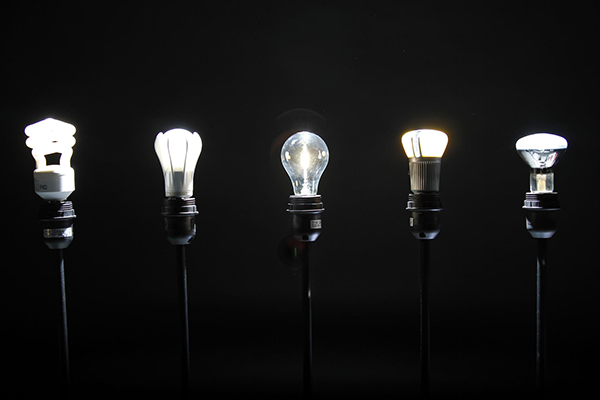
#> input picture VISION/BLOQUE 1/Sesion_6/imagenes/lights.png, 600 x 400 px, found by its file name
$ python apartado4.py
#> lines starting #> are read from the running program, lines starting #| are printed output that depends on the picture; after the words box and inside, x2 and y2 are one past the last pixel; in counts of white or black regions, pixels touching at a corner belong together
# import the necessary packages
from imutils import contours
from skimage import measure
import numpy as np
import imutils
import cv2

# Load the image,
try:
    image=cv2.imread("imagenes\lights.png", cv2.IMREAD_UNCHANGED)
#> image is the input picture: shape (400, 600, 4); mean B, G, R, A 22.5, 22.6, 22.5, 254.9
except:
    print("ERROR al abrir la imagen\n")

# Convert the image to grayscale, blur it and threshold
gray    = cv2.cvtColor(image, cv2.COLOR_BGR2GRAY)
blurred = cv2.GaussianBlur(gray, (11, 11), 0)
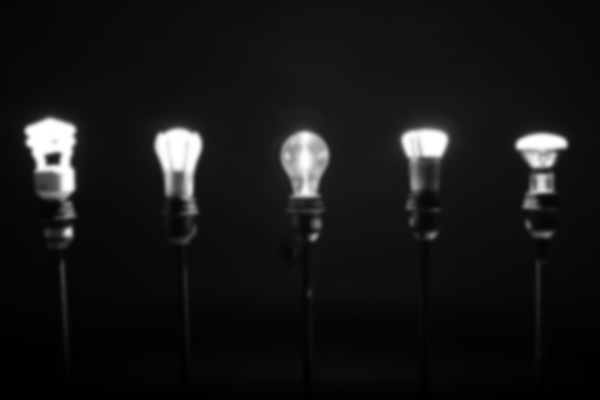
#> blurred: shape (400, 600); min 0, max 255, mean 22.6
thresh  = cv2.threshold(blurred, 200, 255, cv2.THRESH_BINARY)[1]
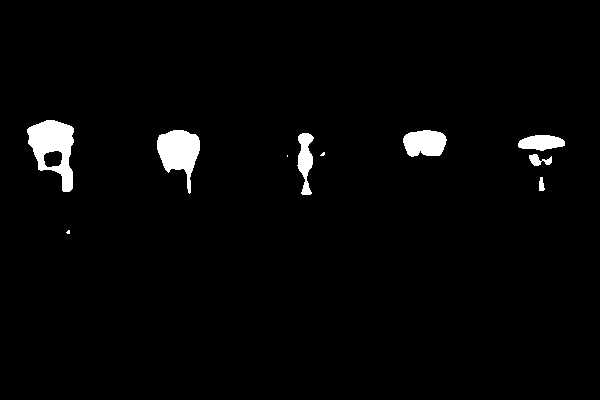
#> thresh: shape (400, 600); 2.4% white; 10 white regions (3 under 20 px), largest, box (x1, y1, x2, y2) and area: (27, 120, 74, 192) 1887, (157, 130, 200, 194) 1532, (403, 130, 447, 157) 947


# perform a series of erosions and dilations to remove
# any small blobs of noise from the thresholded image
thresh = cv2.erode(thresh, None, iterations=2)
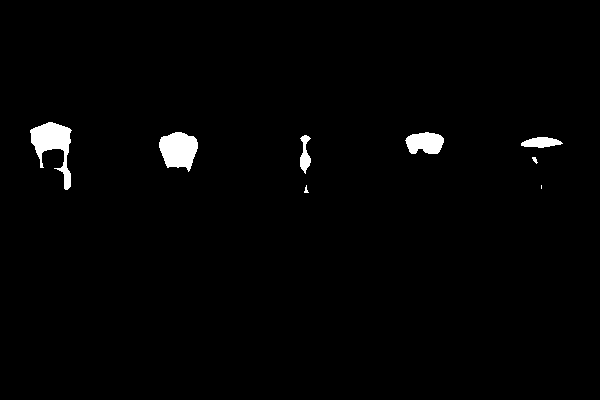
#> thresh: shape (400, 600); 1.5% white; 8 white regions (1 under 20 px), largest, box (x1, y1, x2, y2) and area: (30, 122, 72, 190) 1253, (159, 132, 198, 172) 1114, (405, 132, 444, 154) 662
thresh = cv2.dilate(thresh, None, iterations=8)
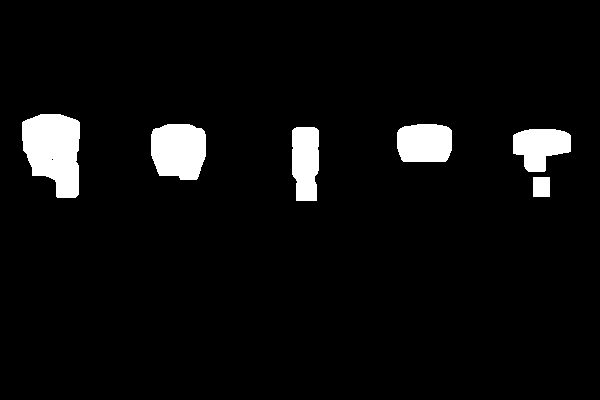
#> thresh: shape (400, 600); 5.1% white; 6 white regions, box (x1, y1, x2, y2) and area: (22, 114, 80, 198) 3716, (151, 124, 206, 180) 2649, (397, 124, 452, 162) 1931, (292, 127, 319, 201) 1810, (513, 129, 571, 172) 1768, (533, 177, 550, 197) 340

#Connected component analysis
labels = measure.label(thresh, background=0)
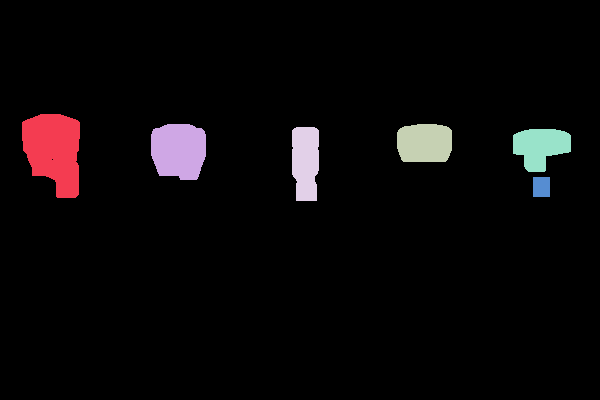
#> labels: shape (400, 600) int64; 7 distinct labels, from 0 to 6; one colour per label, 0 black
mask   = np.zeros(thresh.shape, dtype="uint8")

# loop over the unique components
for label in np.unique(labels):
	# if this is the background label, ignore it
     if label == 0:
	      continue

	 # otherwise, construct the label mask and count the
	 # number of pixels
     labelMask = np.zeros(thresh.shape, dtype="uint8")
     labelMask[labels == label] = 255
     numPixels = cv2.countNonZero(labelMask)
     if numPixels<1000:
        labelMask = 0
     # if the number of pixels in the component is sufficiently
	 # large, then add it to our mask of "large blobs"
     print('label:%d, numPixels:%d\n'%(label,numPixels))
     ##########################################################################
     #TODO: Introduzca el valor umbral del tamaño en píxels del objeto
     #########################################################################
     if numPixels >0:
         mask = cv2.add(mask, labelMask)
#> this loop made 7 passes
#> numPixels on pass 7: 340
#> numPixels on passes 2 to 6: 3716, 2649, 1931, 1810, 1768
#| label:1, numPixels:3716
#| label:2, numPixels:2649
#| label:3, numPixels:1931
#| label:4, numPixels:1810
#| label:5, numPixels:1768
#| label:6, numPixels:340
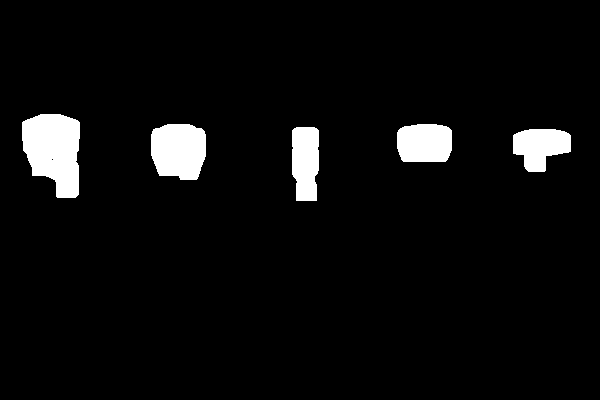
#> mask: shape (400, 600); 4.9% white; 5 white regions


cv2.imshow("Mask", mask)

# find the contours in the mask, then sort them from left to
# right
cnts = cv2.findContours(mask.copy(), cv2.RETR_EXTERNAL,	cv2.CHAIN_APPROX_SIMPLE)
#> cnts = 5 contours; box (x1, y1, x2, y2) and area: (22, 114, 80, 198) 3594, (151, 124, 206, 180) 2556, (397, 124, 452, 162) 1852, (292, 127, 319, 201) 1716, (513, 129, 571, 172) 1680
cnts = imutils.grab_contours(cnts)
cnts = contours.sort_contours(cnts, method="right-to-left")[0]

# Draw results
# loop over the contours
for (i, c) in enumerate(cnts):
	# draw the bright spot on the image
	(x, y, w, h)       = cv2.boundingRect(c)
	((cX, cY), radius) = cv2.minEnclosingCircle(c)

	cv2.circle(image, (int(cX), int(cY)), int(radius), (0, 0, 255), 3)
	cv2.putText(image, "#{}".format(i + 1), (x, y - 15),cv2.FONT_HERSHEY_SIMPLEX, 0.5, (0, 0, 255),1)
#> this loop made 5 passes
#> (x, y, w, h, cX, cY, radius) on passes 1 to 5: (513, 129, 58, 43, 541.5, 144.2, 29.96), (397, 124, 55, 38, 424.4, 141.7, 29.08), (292, 127, 27, 74, 306, 163.5, 37.85), (151, 124, 55, 56, 177.7, 151.3, 33.24), (22, 114, 58, 84, 50.69, 157.8, 46.09)
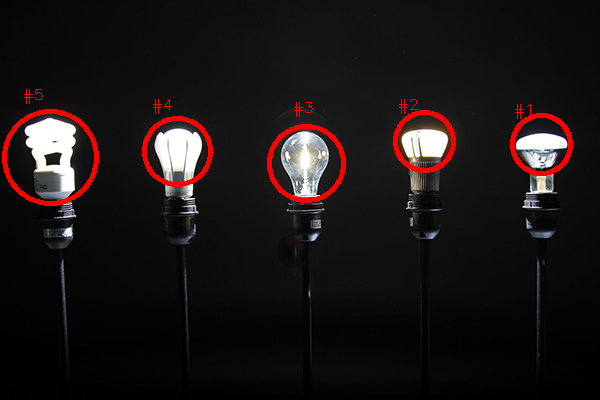
#> image: shape (400, 600, 4); 2.42% of pixels changed, all inside (x1, y1, x2, y2) = (2, 89, 573, 206)

# show the output image
cv2.imshow("Image", image)
cv2.waitKey(0)
cv2.destroyAllWindows()
